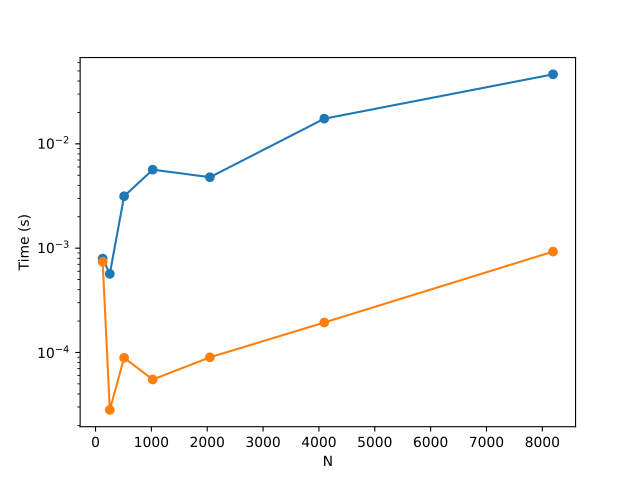

The script that drew this image:
from ..common import Signal
from ..common import SignalType
import numpy as np
import matplotlib.pyplot as plt
import time
import math

def fft(X, invert=False):
    N = len(X)
    if N <= 1:
        return X
    even = fft(X[0::2], invert)
    odd = fft(X[1::2], invert)

    ang = 2 * np.pi / N * (-1 if invert else 1)
    w = complex(1)
    wn = complex(np.cos(ang), np.sin(ang))

    for k in range(N // 2):
        X[k] = even[k] + w * odd[k]
        X[k + N // 2] = even[k] - w * odd[k]
        if invert:
            X[k] /= 2
            X[k + N // 2] /= 2
        w *= wn

    return X

N_values = [128, 256, 512, 1024, 2048, 4096, 8192]
custom_durations = []
numpy_durations = []

for value in N_values:
    custom_fft = [complex(i) for i in np.random.rand(value)]
    numpy_fft = [complex(i) for i in np.random.rand(value)]

    start_time = time.time()
    fft(custom_fft)
    custom_duration = time.time() - start_time
    custom_durations.append(custom_duration)

    start_time = time.time()
    np.fft.fft(numpy_fft)
    numpy_duration = time.time() - start_time
    numpy_durations.append(numpy_duration)

    print(f"N = {value}, custom fft time: {custom_duration:.6f}s, numpy fft time: {numpy_duration:.6f}s")

plt.yscale('log')
plt.xlabel('N')
plt.ylabel('Time (s)')
plt.plot(N_values, custom_durations, label='Custom FFT', marker='o')
plt.plot(N_values, numpy_durations, label='NumPy FFT', marker='o')
plt.show()
